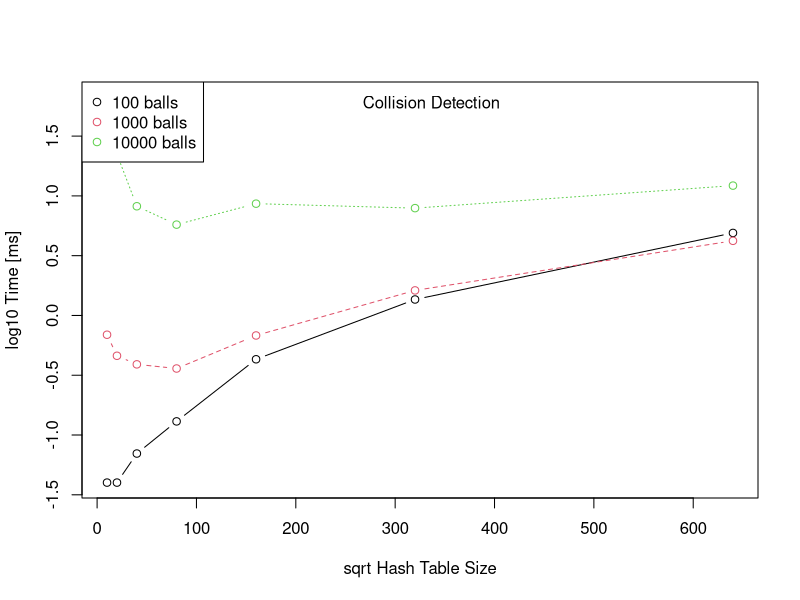

Write the R code that produced this figure.
elements = c(10, 20, 40, 80, 160, 320, 640)

balls_100 = log10(c(0.04, 0.04, 0.07, 0.13, 0.43, 1.36, 4.9))
balls_1000 = log10(c(0.69, 0.46, 0.39, 0.36, 0.68, 1.62, 4.21))
balls_10000 = log10(c(66.64, 22.29, 8.19, 5.75, 8.61, 7.9, 12.19))


data = matrix(c(balls_100, balls_1000, balls_10000), nrow = 7, ncol = 3)

matplot(data, type = c("b"), pch = 1, x = elements, ylab = "log10 Time [ms]", xlab = "sqrt Hash Table Size", col = 1:4)
legend("topleft", legend = c("100 balls", "1000 balls", "10000 balls"), pch = 1, col = 1:4)
legend("top", legend = c("Collision Detection"), bty = "n")
